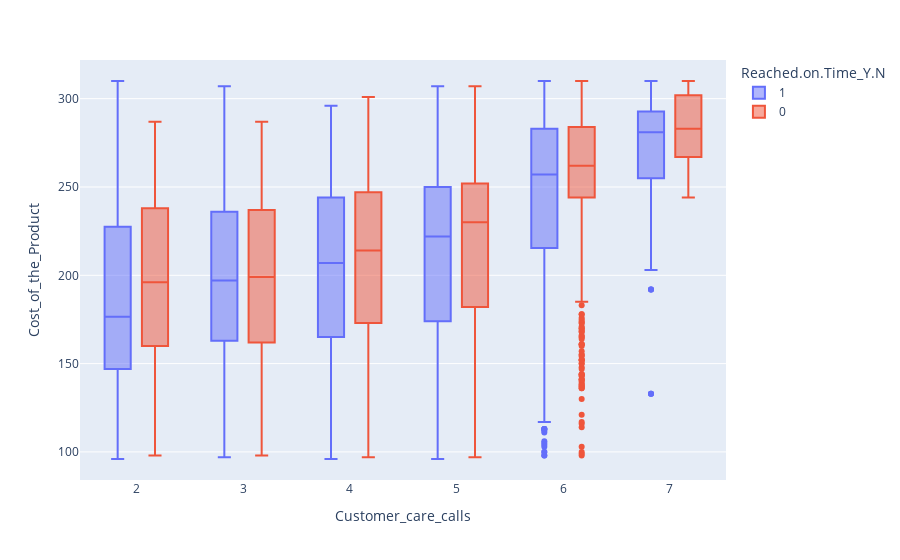

The notebook cell saved with this chart:
### Code cell
# Product cost and Customer call on time shipment
px.box(x = 'Customer_care_calls', y = 'Cost_of_the_Product',
       data_frame = df, color = 'Reached.on.Time_Y.N')
# seems product cost higher than 200, customer need to call 6 times
# to ensure the shipment on time

### Figure 1 — Plotly figure (JSON) as saved in the notebook; plotly's stock layout.template omitted (floating-point values rounded to 4 significant figures; data arrays with more than 128 entries replaced by an {"elided": "..."} marker saying what was removed)
{"data": [{"alignmentgroup": "True", "hovertemplate": "Reached.on.Time_Y.N=1<br>Customer_care_calls=%{x}<br>Cost_of_the_Product=%{y}<extra></extra>", "legendgroup": "1", "marker": {"color": "#636efa"}, "name": "1", "notched": false, "offsetgroup": "1", "orientation": "v", "showlegend": true, "type": "box", "x": {"elided": "6563 int values"}, "x0": " ", "xaxis": "x", "y": {"elided": "6563 int values"}, "y0": " ", "yaxis": "y"}, {"alignmentgroup": "True", "hovertemplate": "Reached.on.Time_Y.N=0<br>Customer_care_calls=%{x}<br>Cost_of_the_Product=%{y}<extra></extra>", "legendgroup": "0", "marker": {"color": "#EF553B"}, "name": "0", "notched": false, "offsetgroup": "0", "orientation": "v", "showlegend": true, "type": "box", "x": {"elided": "4436 int values"}, "x0": " ", "xaxis": "x", "y": {"elided": "4436 int values"}, "y0": " ", "yaxis": "y"}], "layout": {"boxmode": "group", "legend": {"title": {"text": "Reached.on.Time_Y.N"}, "tracegroupgap": 0}, "margin": {"t": 60}, "xaxis": {"anchor": "y", "domain": [0, 1], "title": {"text": "Customer_care_calls"}}, "yaxis": {"anchor": "x", "domain": [0, 1], "title": {"text": "Cost_of_the_Product"}}}}
